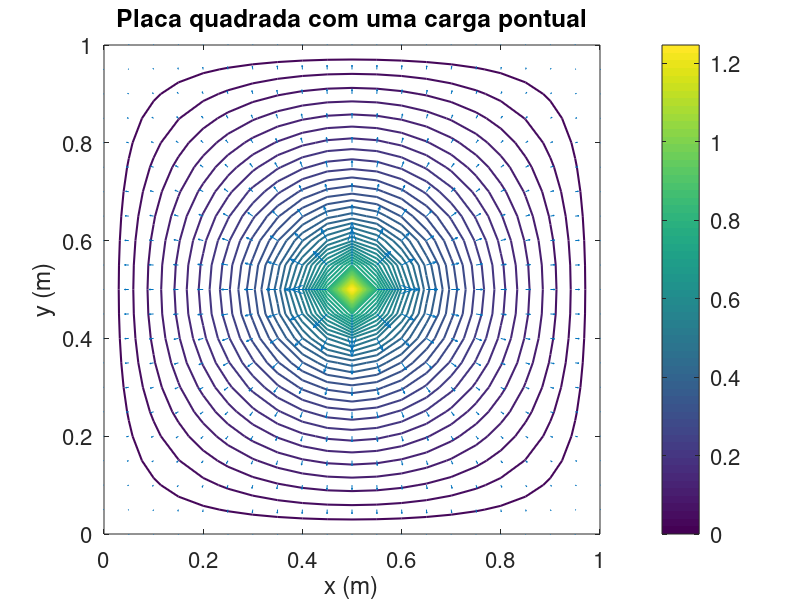
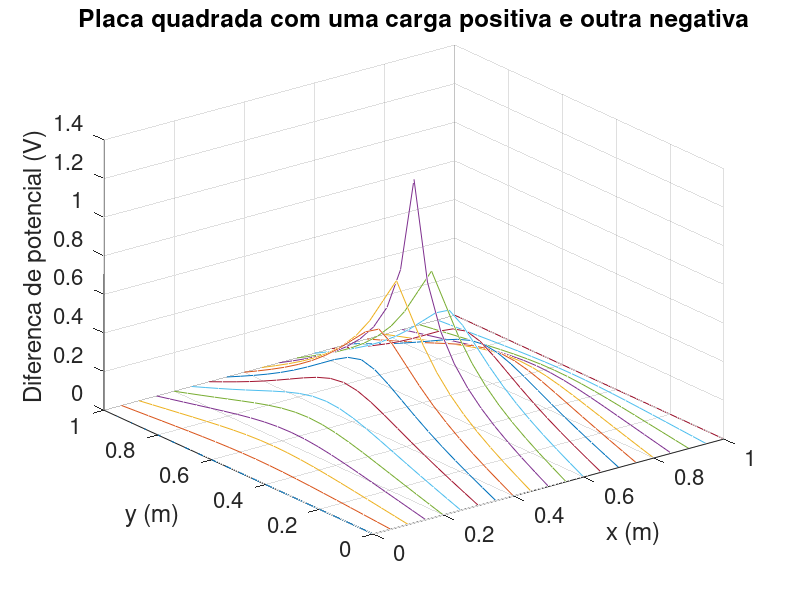
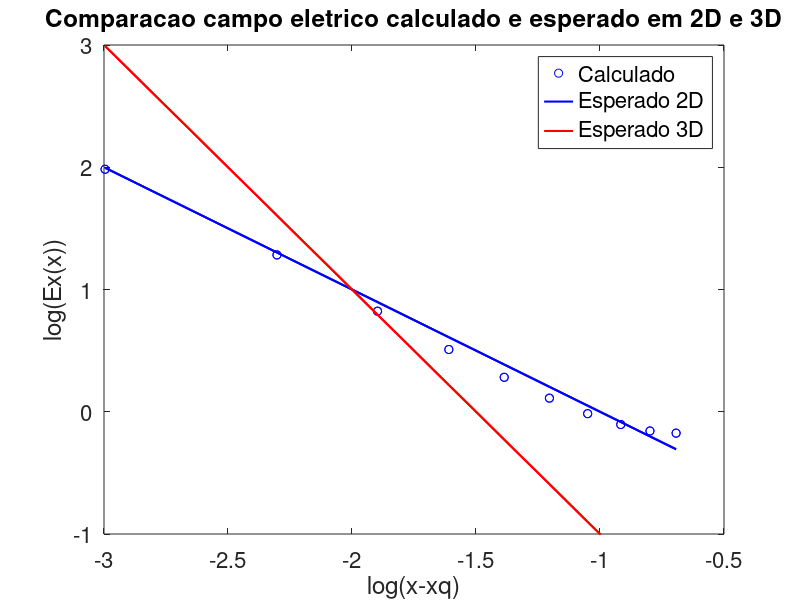

Source code (MATLAB) for these figures, in order:
######################################################################
# Resolucao numerica da equacao de Poisson em duas dimensões
# Para uma carga pontual em um quadrado com potencial V = 0 nas bordas
######################################################################

## Definicoes iniciais
L = 1;            # Lado do quadrado [m]
dx = dy = 0.05;   # Passo para as posicoes [m]
x = 0:dx:L;       # Vetor posicao x [m]
y = 0:dy:L;       # Vetor posicao y [m]
Nx = length(x);   # Num elementos em x
Ny = length(y);   # Num elementos em y

## Apenas uma carga pontual
Q_eps0 = 2;             # Valor de Q/eps_0 [N*m^2/C]
x_q = 0.5*L;            # Posicao x da carga
y_q = 0.5*L;            # Posicao y da carga
iq = round(x_q/dx)+1;   # Indice da posicao x da carga
jq = round(y_q/dx)+1;   # Indice da posicao y da carga
f = zeros(Nx,Ny);       # Grid para conter a carga (f = rho/eps_0)
f(iq,jq) = Q_eps0/dx^2; # Apenas no lugar da carga e diferente de 0

#### Opcao para mais cargas
##Q_eps0 = [2 -2];
##x_q = [0.7*L 0.3*L];
##y_q = [0.7*L 0.3*L];
##iq = round(x_q/dx)+1;
##jq = round(y_q/dx)+1;
##f = zeros(Nx,Ny);
##for num = 1:length(Q_eps0)
##  f(iq(num),jq(num)) = Q_eps0(num)/dx^2;
##endfor

## Inicializar vetor potencial
## Condicoes de contorno V = 0 ja aplicadas
## Chute inicial sendo V1(i,j) = 0
V = zeros(Nx,Ny);

## Criterios para convergencia
erro = 1e-3; # Erro maximo
DeltaV = 1;  # Diferenca entre potencial novo e o antigo
n = 1;       # Numero de iteracoes
nmax = 600;  # Numero maximo de iteracoes

## Loop principal
while DeltaV >= erro && n <= nmax # Criterios de parada
  
  V_old = V;           # Configuracao anterior do potencial
  DeltaV_old = DeltaV; # DeltaV anterior
  DeltaV = 0;          # Reiniciar DeltaV
  
  ## Preencher potencial
  for i = 2:Nx-1
    for j = 2:Ny-1
      V(i,j) = (1/4)*(V_old(i+1,j)+V_old(i-1,j)+V_old(i,j+1)+V_old(i,j-1)+f(i,j)*(dx^2));
    endfor
  endfor
  
  ## Atualizar DeltaV
  DeltaV = sum(sum(abs(V-V_old)));
  
  ## Atualizar iteracao
  n = n + 1;
  
endwhile

## Calculo campo eletrico
[Ex Ey] = gradient(-1*V',dx,dx);

## Plot curvas de nivel e campo eletrico
figure1 = figure(1);                 # Gera a primeira Figura
[c,w] = contour(x,y,V',50); hold on; # Gera as curvas de nivel do potencial
set(w,'Linewidth',1.5)               # Caracteristicas das curvas de nivel
barracor = colorbar;                 # Barra de cor para as curvas de nivel
set(barracor,'FontSize',16);         # Caracteristicas da barra de cor
if length(Q_eps0) == 1               # Titulo para uma carga
  title('Placa quadrada com uma carga pontual','FontSize',16);
else                                 # Titulo para mais cargas
  title('Placa quadrada com mais de uma carga pontual','FontSize',16);
endif
xlabel('x (m)','FontSize',16);       # Legenda eixo x
ylabel('y (m)','FontSize',16);       # Legenda eixo y
set(gca,'FontSize',16);              # Caracteristicas dos eixos
quiver(x,y,Ex,Ey,1.1); hold off;     # Campo vetorial do campo eletrico

## Plot 3D
figure2 = figure(2);                                # Gera a segunda Figura
plot3(x,y,V'); grid on;                             # Grafico 3D do potencial
title('Placa quadrada com uma carga positiva e outra negativa','FontSize',16);
xlabel('x (m)','FontSize',16);                      # Legenda eixo x
ylabel('y (m)','FontSize',16);                      # Legenda eixo y
zlabel('Diferenca de potencial (V)','FontSize',16); # Legenda eixo z
set(gca,'FontSize',16);                             # Caracteristicas dos eixos

## Plot comparacao calculado, teorico 2D e 3D
figure3 = figure(3);                                 # Gera a terceira imagem
ldif = log(x-x_q);                                   # Log da diferenca entra cada ponto em x e o x_q
calc = log(Ex(11,:));                                # Log do valor do campo eletrico em x em y=0.5 m
y1 = -log(x-x_q)-1;                                  # Curva esperada para campo eletrico em 2D
y2 = -2*log(x-x_q)-3;                                # Curva esperada para campo eletrico em 3D
plot(ldif,calc,'bo',...
     ldif,y1,'b-','Linewidth',1.5,...
     ldif,y2,'r-','Linewidth',1.5);
title('Comparacao campo eletrico calculado e esperado em 2D e 3D','FontSize',16);
ylim([-1 3]);                                        # Especifica limites em x
xlabel('log(x-xq)','FontSize',16);                   # Legenda eixo x
ylabel('log(Ex(x))','FontSize',16);                  # Legenda eixo y
set(gca,'FontSize',16);                              # Caracteristicas dos eixos
h = legend('Calculado','Esperado 2D','Esperado 3D'); # Legenda do grafico
set(h,'FontSize',16);                                # Caracteristica da legenda